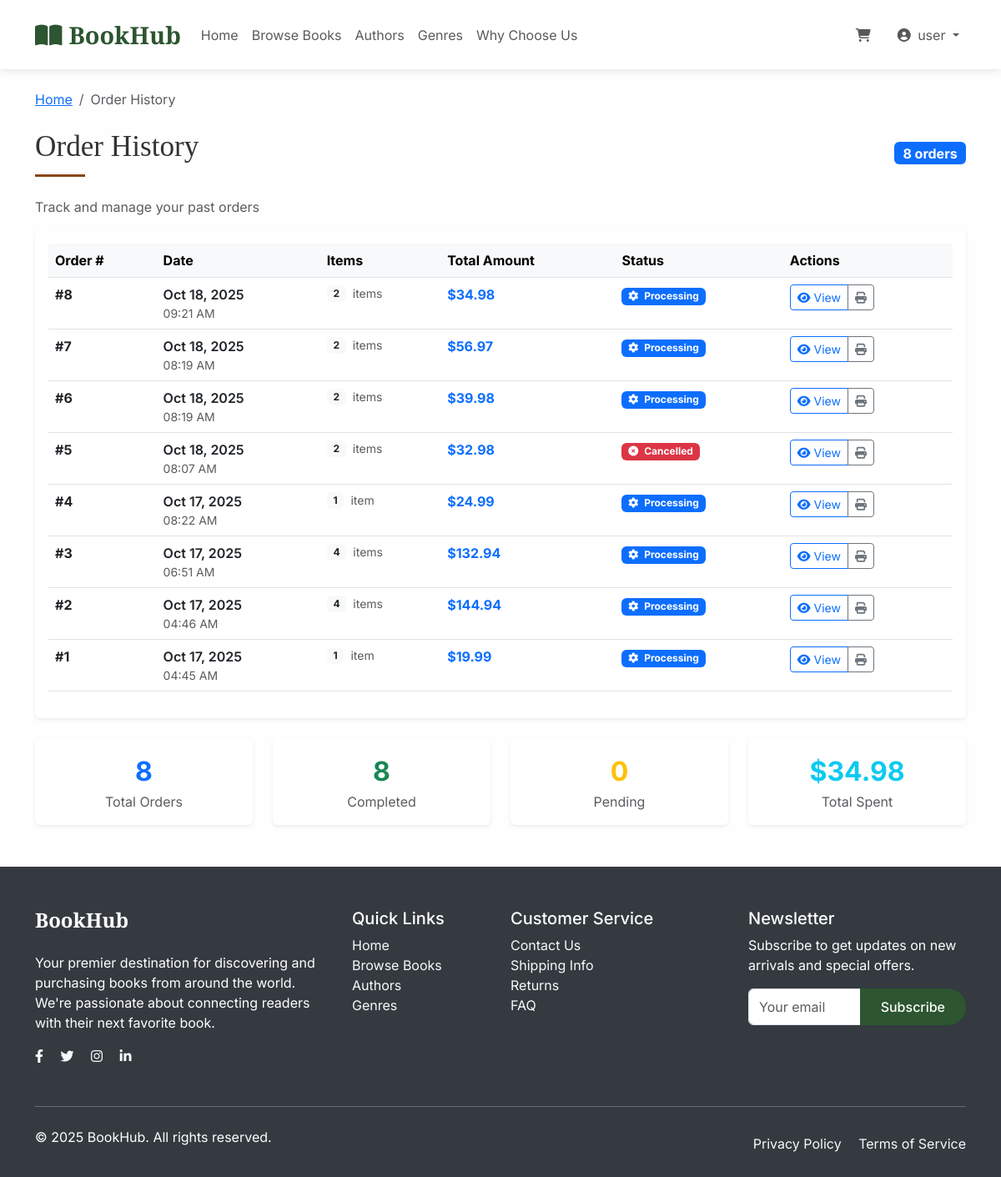
The app's page /orders/ (signed in), older data.
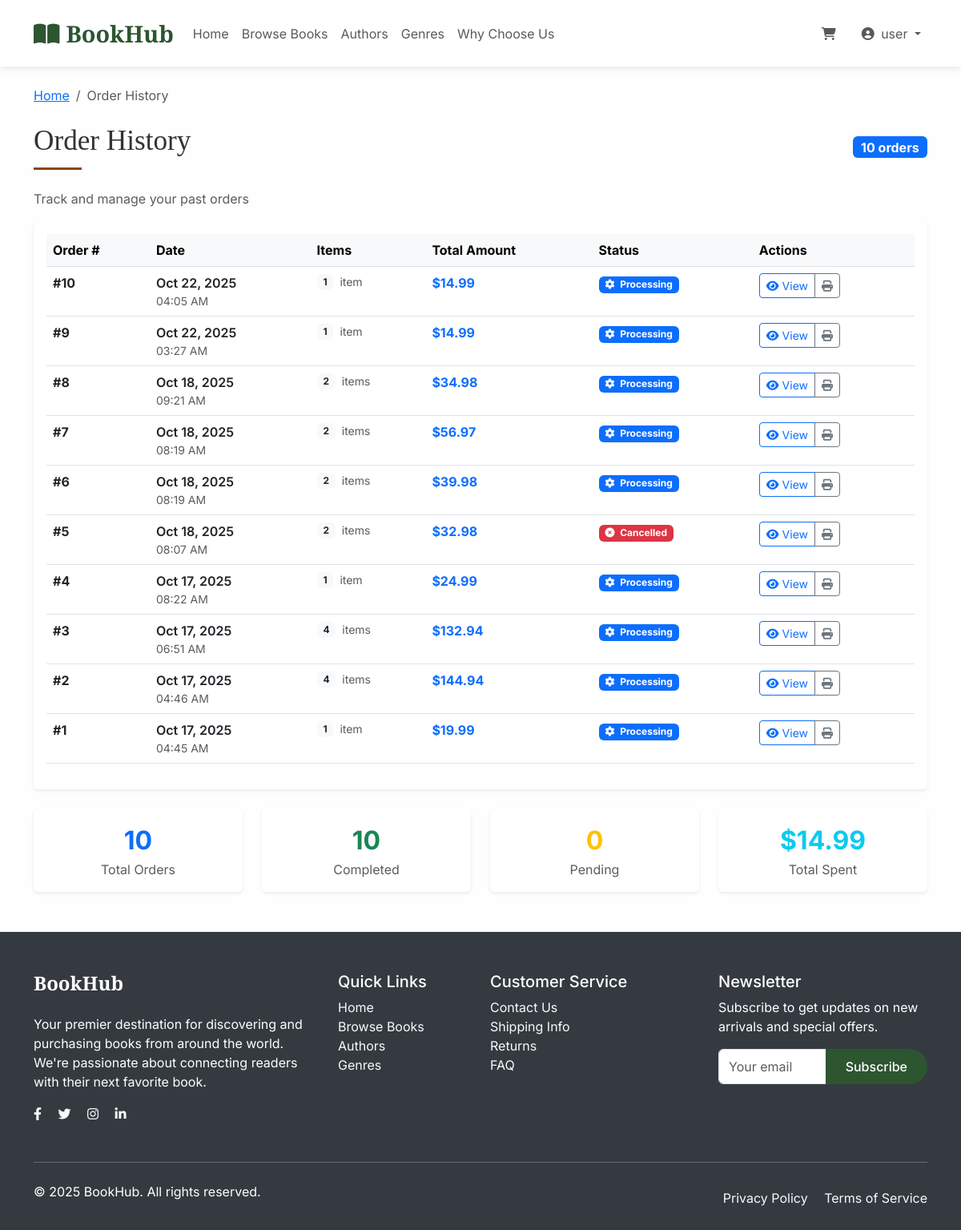
The same page, newer data.
### books/models.py (models this page shows, shortened)
class Order(models.Model):
    ORDER_STATUS = [
        ('pending', 'Pending'),
        ('processing', 'Processing'),
        ('shipped', 'Shipped'),
        ('delivered', 'Delivered'),
        ('cancelled', 'Cancelled'),
    ]
    OrderID = models.AutoField(primary_key=True)
    CustomerID = models.ForeignKey(Customer, on_delete=models.CASCADE)
    OrderDate = models.DateTimeField(auto_now_add=True)
    TotalAmount = models.DecimalField(max_digits=10, decimal_places=2, default=0)
    OrderStatus = models.CharField(max_length=20, choices=ORDER_STATUS, default='pending')

### books/views.py (the view)
# urls.py: path('orders/', views.order_history, name='order_history'),
@login_required
def order_history(request):
    orders = Order.objects.filter(CustomerID=request.user.customer).exclude(OrderStatus='pending').order_by('-OrderDate')
    for order in orders:
        order.item_count = order.orderitems.count()
    return render(request, 'books/order_history.html', {'orders': orders})

### books/context_processors.py (called while the page is built)
def cart_count(request):
    if request.user.is_authenticated:
        try:
            pending_order = request.user.customer.order_set.filter(OrderStatus='pending').first()
            if pending_order:
                cart_count = pending_order.orderitems.count()
            else:
                cart_count = 0
        except:
            cart_count = 0
    else:
        cart_count = 0
    return {'cart_count': cart_count}

### books/templates/books/order_history.html (shortened to what the changed rows need)
{% extends 'base.html' %}
{% block content %}
<div class="container mt-4">
    <div class="row">
        <div class="col-12">
            <div class="d-flex justify-content-between align-items-center mb-4">
                <h1 class="section-title mb-0">Order History</h1>
                <span class="badge bg-primary fs-6">{{ orders|length }} orders</span>
            </div>
        </div>
    </div>
    {% if orders %}
    <div class="row">
        <div class="col-12">
            <div class="card border-0 shadow-sm">
                <div class="card-body">
                    <div class="table-responsive">
                        <table class="table table-hover">
                            <thead class="table-light">
                                <tr>
                                    <th scope="col">Order #</th>
                                    <th scope="col">Date</th>
                                    <th scope="col">Items</th>
                                    <th scope="col">Total Amount</th>
                                    <th scope="col">Status</th>
                                    <th scope="col">Actions</th>
                                </tr>
                            </thead>
                            <tbody>
                                {% for order in orders %}
                                <tr>
                                    <td>
                                        <strong>#{{ order.OrderID }}</strong>
                                    </td>
                                    <td>
                                        <div class="d-flex flex-column">
                                            <span class="fw-semibold">{{ order.OrderDate|date:"M d, Y" }}</span>
                                            <small class="text-muted">{{ order.OrderDate|date:"h:i A" }}</small>
                                        </div>
                                    </td>
                                    <td>
                                        <div class="d-flex align-items-center">
                                            <span class="badge bg-light text-dark me-2">{{ order.orderitems.count }}</span>
                                            <span class="small text-muted">item{{ order.orderitems.count|pluralize }}</span>
                                        </div>
                                    </td>
                                    <td>
                                        <span class="fw-bold text-primary">${{ order.TotalAmount }}</span>
                                    </td>
                                    <td>
                                        <span class="badge
                                            {% if order.OrderStatus == 'delivered' %}bg-success
                                            {% elif order.OrderStatus == 'processing' %}bg-primary
                                            {% elif order.OrderStatus == 'shipped' %}bg-info
                                            {% elif order.OrderStatus == 'cancelled' %}bg-danger
                                            {% else %}bg-warning{% endif %}">
                                            <i class="fas
                                                {% if order.OrderStatus == 'delivered' %}fa-check-circle
                                                {% elif order.OrderStatus == 'processing' %}fa-cog
                                                {% elif order.OrderStatus == 'shipped' %}fa-shipping-fast
                                                {% elif order.OrderStatus == 'cancelled' %}fa-times-circle
                                                {% else %}fa-clock{% endif %} me-1">
                                            </i>
                                            {{ order.OrderStatus|title }}
                                        </span>
                                    </td>
                                    <td>
                                        <div class="btn-group" role="group">
                                            <a href="{% url 'order_detail' order.OrderID %}" class="btn btn-outline-primary btn-sm">
                                                <i class="fas fa-eye me-1"></i>View
                                            </a>
                                            <button type="button" class="btn btn-outline-secondary btn-sm">
                                                <i class="fas fa-print"></i>
                                            </button>
                                        </div>
                                    </td>
                                </tr>
                                {% endfor %}
                            </tbody>
                        </table>
                    </div>
                </div>
            </div>
            <div class="row mt-4">
                <div class="col-md-3">
                    <div class="card border-0 shadow-sm text-center">
                        <div class="card-body">
                            <div class="text-primary fs-2 fw-bold">{{ orders|length }}</div>
                            <div class="text-muted">Total Orders</div>
                        </div>
                    </div>
                </div>
                <div class="col-md-3">
                    <div class="card border-0 shadow-sm text-center">
                        <div class="card-body">
                            <div class="text-success fs-2 fw-bold">
                                {{ orders|length }}
                            </div>
                            <div class="text-muted">Completed</div>
                        </div>
                    </div>
                </div>
                <div class="col-md-3">
                    <div class="card border-0 shadow-sm text-center">
                        <div class="card-body">
                            <div class="text-warning fs-2 fw-bold">0</div>
                            <div class="text-muted">Pending</div>
                        </div>
                    </div>
                </div>
                <div class="col-md-3">
                    <div class="card border-0 shadow-sm text-center">
                        <div class="card-body">
                            <div class="text-info fs-2 fw-bold">
                                ${{ orders.0.TotalAmount|default:0 }}
                            </div>
                            <div class="text-muted">Total Spent</div>
                        </div>
                    </div>
                </div>
            </div>
        </div>
    </div>
    {% endif %}
</div>
{% endblock %}

Row changes from the older to the newer data that the page shows:
added Order: OrderID "10", OrderDate "Oct 22, 2025", OrderDate "04:05 AM", orderitems.count "1", TotalAmount "14.99", OrderStatus "Processing"
added Order: OrderID "9", OrderDate "Oct 22, 2025", OrderDate "03:27 AM", orderitems.count "1", TotalAmount "14.99", OrderStatus "Processing"
Text that changed along with them:
{{ orders|length }}: "8" → "10"
{{ orders.0.TotalAmount|default:0 }}: "34.98" → "14.99"
